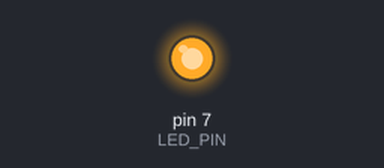
Recording of a sketch running on a simulated Arduino Uno, built with avr-gcc and run on an emulated ATmega328P. On the bench: output pins drawn as LEDs (lit = HIGH).

Above: at 0.02 s.
At 5.0 s:
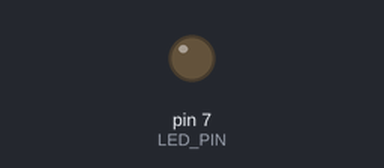
Timing chart, 0 to 13.1 s (numbered marks = the images above):
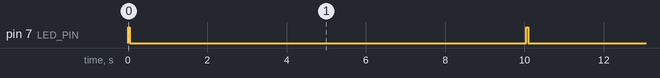

Measured:
- by itself, pin 7 (LED_PIN): alternates HIGH for 0.05 s and LOW for 10.0 s

The sketch:

jblink.ino
```cpp
// (licence header left out)
#define LED_PIN 7

void setup() {
  pinMode(LED_PIN, OUTPUT);
}

void loop () {
  digitalWrite(LED_PIN, 1);
  delay(50);
  digitalWrite(LED_PIN, 0);
  delay(10000);
}
```
